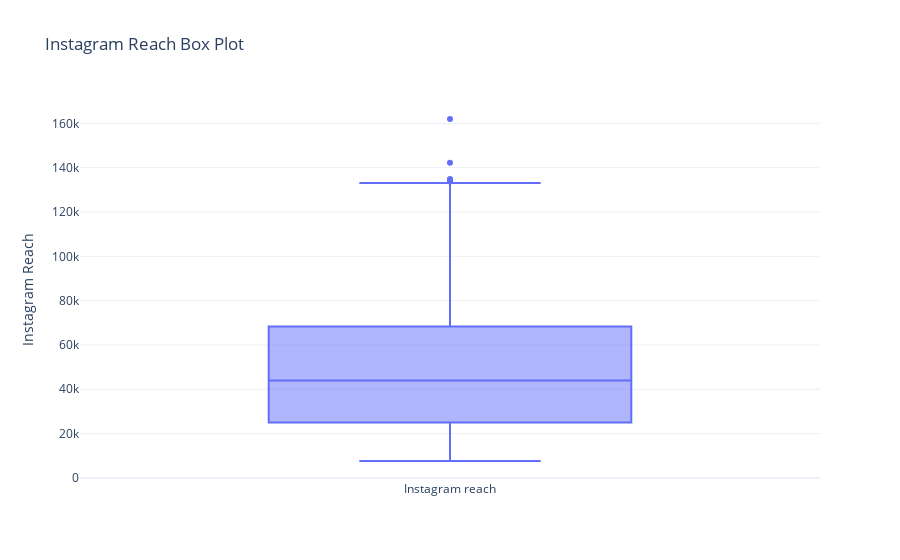

Here is the notebook cell this chart was saved with:
### Code cell
fig = go.Figure()
fig.add_trace(go.Box(y=data['Instagram reach'], name='Instagram reach'))
fig.update_layout(title='Instagram Reach Box Plot', yaxis_title='Instagram Reach')
fig.show()

### Figure 1 — Plotly figure (JSON) as saved in the notebook; plotly's stock layout.template omitted (floating-point values rounded to 4 significant figures; data arrays with more than 128 entries replaced by an {"elided": "..."} marker saying what was removed)
{"data": [{"name": "Instagram reach", "type": "box", "y": {"elided": "365 int values"}}], "layout": {"title": {"text": "Instagram Reach Box Plot"}, "yaxis": {"title": {"text": "Instagram Reach"}}}}
